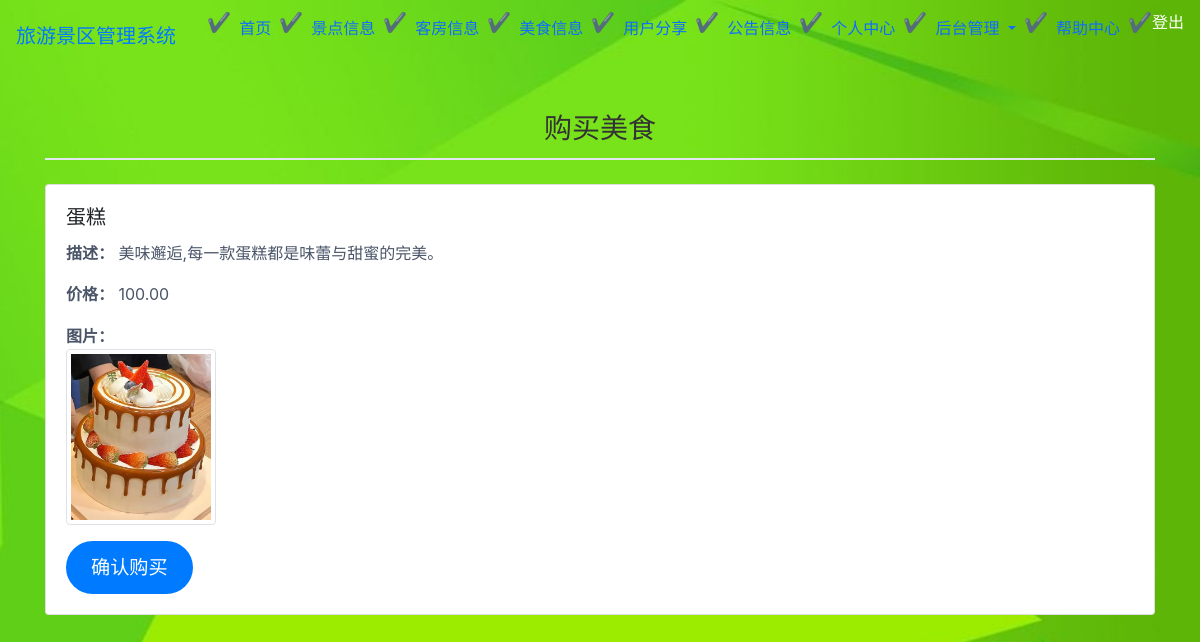
Screenshot of /bookings/buy_food/1/ (signed in) with the database file from the repository.
### bookings/models.py (models this page shows, shortened)
class Food(models.Model):
    name = models.CharField('美食名称', max_length=200)
    description = models.TextField('美食描述')
    price = models.DecimalField('价格', max_digits=10, decimal_places=2)
    image = models.ImageField('美食图片', upload_to='foods/', null=True, blank=True)
    created_at = models.DateTimeField('创建时间', auto_now_add=True)

### bookings/views.py (the view)
# urls.py: path('buy_food/<int:food_id>/', views.buy_food, name='buy_food'),
@login_required
def buy_food(request, food_id):
    food = get_object_or_404(Food, id=food_id)
    if request.method == 'POST':
        booking = Booking(user=request.user, food=food, tour_date=datetime.now(), total_amount=food.price)
        booking.save()
        return redirect('payment', booking_id=booking.id)
    return render(request, 'bookings/buy_food.html', {'food': food})

### bookings/templates/bookings/buy_food.html (shortened to what this page needs)
{% extends 'bookings/base.html' %}
{% block content %}
<h2 class="mb-4">购买美食</h2>
<div class="card mb-4">
    <div class="card-body">
        <h5 class="card-title">{{ food.name }}</h5>
        <p class="card-text"><strong>描述：</strong> {{ food.description }}</p>
        <p class="card-text"><strong>价格：</strong> {{ food.price }}</p>
        <p class="card-text"><strong>图片：</strong><br>
            {% if food.image %}
                <img src="{{ food.image.url }}" class="img-thumbnail" width="150" height="150">
            {% endif %}
        </p>
        <form method="post">
            <button type="submit" class="btn btn-primary">确认购买</button>
        </form>
    </div>
</div>
{% endblock %}

### static/css/style.css (style rules this page uses)
body { background-image: url('/static/images/backquanju.png'); background-size: cover; background-position: center; background-attachment: fixed; height: 100vh; margin: 0; }
h2 { color: #1a202c; font-size: 1.75rem; margin: 40px 0 20px; border-bottom: 2px solid #e2e8f0; padding-bottom: 12px; }
p { line-height: 1.6; font-size: 1rem; color: #4a5568; }
.btn { display: inline-block; background-color: #3182ce; color: white; padding: 12px 24px; text-decoration: none; border-radius: 8px; font-weight: 500; transition: background-color 0.3s ease, transform 0.2s ease; }
h2 { text-align: center; color: #333; }
.btn-primary { padding: 12px 25px; font-size: 1.2rem; border-radius: 30px; background-color: #007BFF; color: white; border: none; cursor: pointer; transition: background-color 0.3s ease, transform 0.3s ease; }

### rows the page displays
Food: name "蛋糕", description "美味邂逅,每一款蛋糕都是味蕾与甜蜜的完美。", price "100.00", image (picture)
